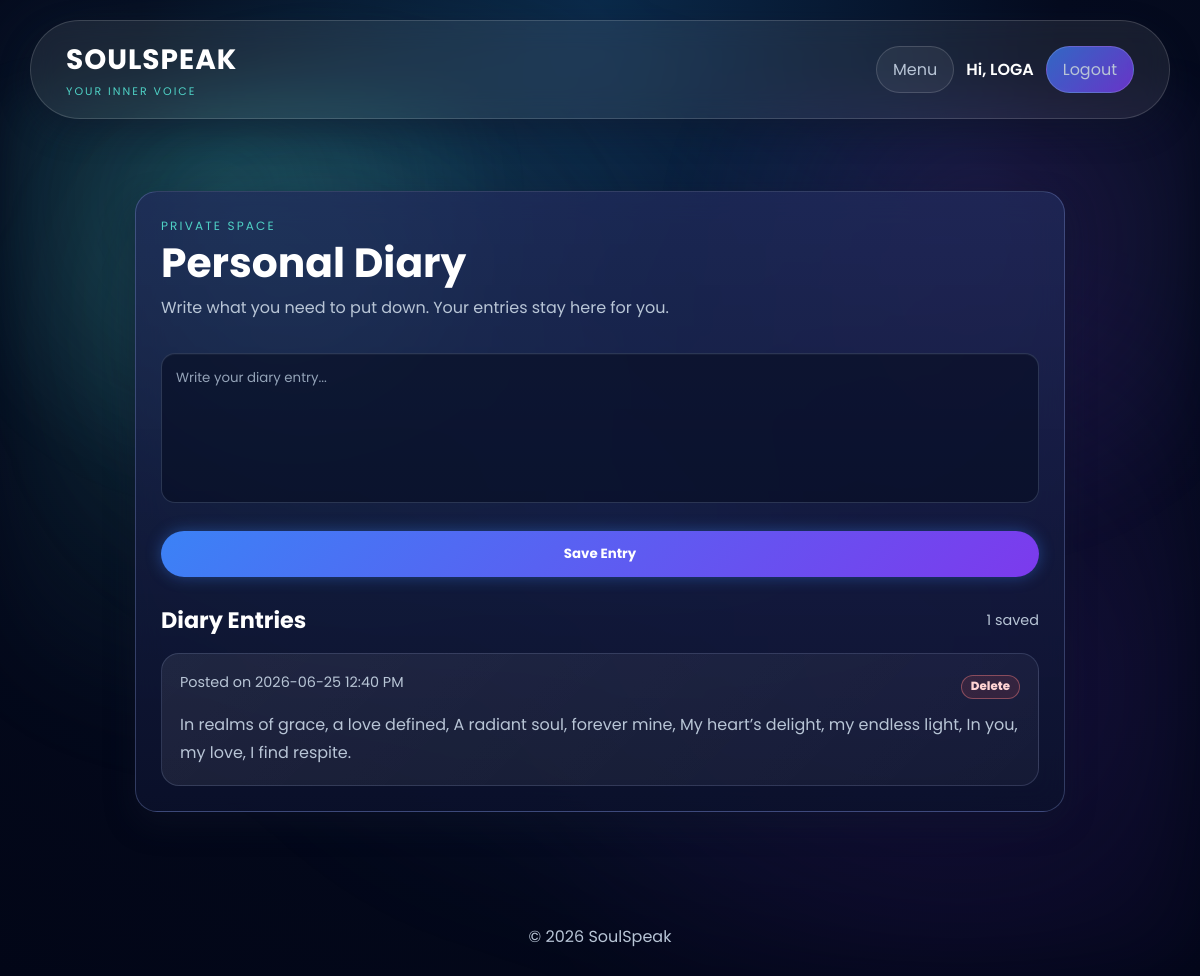
Page /diary (signed in) on the earlier database version.
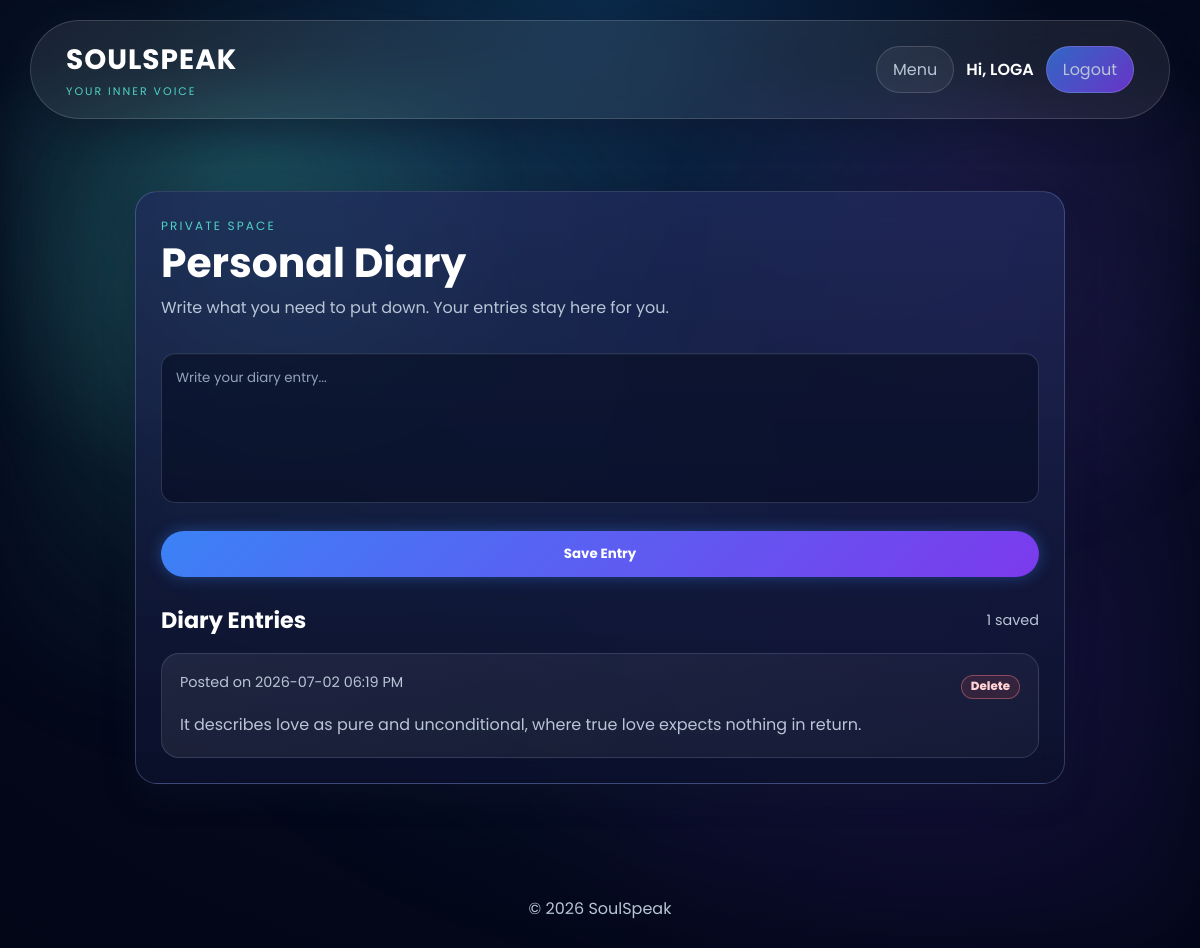
Same page on the later database version.
### app.py (models this page shows)
class Diary(db.Model):
    id = db.Column(
        db.Integer,
        primary_key=True
    )
    content = db.Column(
        db.Text,
        nullable=False
    )
    date = db.Column(
        db.DateTime,
        default=datetime.utcnow
    )
    user_id = db.Column(
        db.Integer,
        db.ForeignKey('user.id')
    )

### app.py (the view, shortened to what this page needs)
@app.route('/diary', methods=['GET', 'POST'])
@login_required
def diary():
    admin_view = is_admin_user()
    entries = Diary.query.filter_by(
        user_id=current_user.id
    ).order_by(Diary.date.desc()).all()
    return render_template(
        'diary.html',
        entries=entries,
        user=current_user.username,
        is_admin=False
    )

### app.py (called while the page is built)
def is_admin_user(user=None):
    user = user or current_user
    if not getattr(user, 'is_authenticated', False):
        return False
    username = (getattr(user, 'username', '') or '').strip().lower()
    email = (getattr(user, 'email', '') or '').strip().lower()
    return username == 'admin' or email in app.config.get('ADMIN_EMAILS', set())

@app.context_processor
def inject_admin_status():
    return {'is_admin': is_admin_user()}

@app.template_filter('malaysia_time')
def malaysia_time(value, fmt='%I:%M %p'):
    if not value:
        return ''
    return (value + timedelta(hours=8)).strftime(fmt)

@login_manager.user_loader
def load_user(user_id):
    return User.query.get(int(user_id))

### templates/diary.html (shortened to what this page needs)
{% extends "base.html" %}
{% block content %}
<main class="app-page">
    <section class="diary-entry">
        <div class="page-heading compact-heading">
            <p class="eyebrow">Private space</p>
            <h1>{% if is_admin %}Diary Users{% else %}Personal Diary{% endif %}</h1>
            <p>{% if is_admin %}Users who have created diary entries.{% else %}Write what you need to put down. Your entries stay here for you.{% endif %}</p>
        </div>
        {% if is_admin %}
            <div class="entries">
                {% for diary_user in diary_users %}
                    <article class="entry-card">
                        <div class="entry-header">
                            <div>
                                <strong>{{ diary_user.username }}</strong>
                            </div>
                        </div>
                    </article>
                {% else %}
                    <p class="empty-state">No users have created diary entries yet.</p>
                {% endfor %}
            </div>
        {% else %}
            <form method="POST" class="diary-form">
                <textarea name="content" rows="6" placeholder="Write your diary entry..." required></textarea>
                <button class="btn" type="submit">Save Entry</button>
            </form>
            <div class="section-title-row">
                <h2>Diary Entries</h2>
                <span>{{ entries|length if entries else 0 }} saved</span>
            </div>
            {% if entries %}
                <div class="entries">
                    {% for entry in entries %}
                        <article class="entry-card">
                            <div class="entry-header">
                                <div>
                                    <div class="entry-meta">Posted on {{ entry.date|malaysia_time('%Y-%m-%d %I:%M %p') if entry.date else 'Unknown' }}</div>
                                </div>
                                <form method="POST" action="{{ url_for('delete_diary', entry_id=entry.id) }}">
                                    <button type="submit" class="danger-text-btn">Delete</button>
                                </form>
                            </div>
                            <p>{{ entry.content }}</p>
                        </article>
                    {% endfor %}
                </div>
            {% else %}
                <p class="empty-state">You have no diary entries yet.</p>
            {% endif %}
        {% endif %}
    </section>
</main>
{% endblock %}

Differences in the rows shown:
removed Diary: date|malaysia_time "2026-06-25 12:40 PM", content "In realms of grace, a love defined, A radiant soul, forever mine, My heart’s delight, my endless light, In you, my love, I find respite."
added Diary: date|malaysia_time "2026-07-02 06:19 PM", content "It describes love as pure and unconditional, where true love expects nothing in return."
